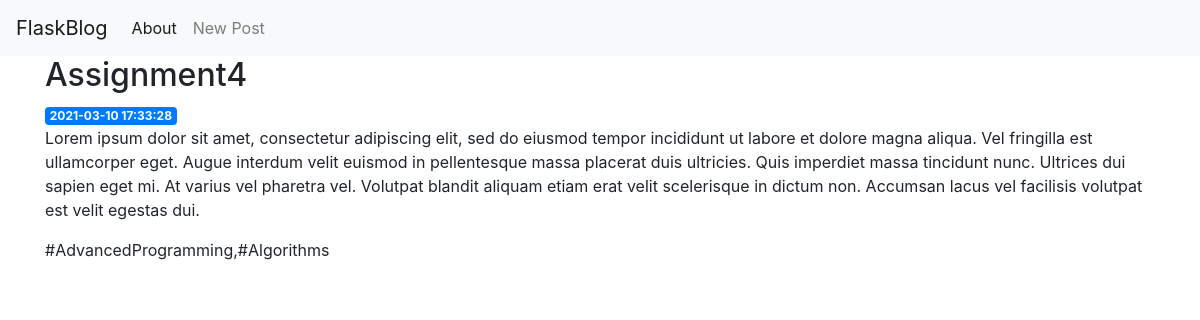
/4, run on the app's committed database.
### tables this page shows
CREATE TABLE posts (
    id INTEGER PRIMARY KEY AUTOINCREMENT,
    created TIMESTAMP NOT NULL DEFAULT CURRENT_TIMESTAMP,
    title TEXT NOT NULL,
    content TEXT NOT NULL,
    tags TEXT 
);

### app.py (the view)
@app.route('/<int:post_id>')
def post(post_id):
    post = get_post(post_id)
    return render_template('post.html', post=post)

### app.py (called while the page is built)
def get_db_connection():
    conn = sqlite3.connect('database.db')
    conn.row_factory = sqlite3.Row
    return conn

def get_post(post_id):
    conn = get_db_connection()
    post = conn.execute('SELECT * FROM posts WHERE id = ?',
                        (post_id,)).fetchone()
    conn.close()
    if post is None:
        abort(404)
    return post

### templates/post.html
{% extends 'base.html' %}
{% block content %}
    <h2>{% block title %} {{ post['title'] }} {% endblock %}</h2>
    <span class="badge badge-primary">{{ post['created'] }}</span>
    <p>{{ post['content'] }}</p>
    <p>{{ post['tags'] }}</p>
{% endblock %}

### data on the page
posts: title "Assignment4", created "2021-03-10 17:33:28", content "Lorem ipsum dolor sit amet, consectetur adipiscing elit, sed do eiusmod tempor incididunt ut labore et dolore magna aliqua. Vel fringilla est ullamcorper eget. Augue interdum velit euismod in pellentesque massa placerat duis ultricies. Quis imperdiet massa tincidunt nunc. Ultrices dui sapien eget mi. At varius vel pharetra vel. Volutpat blandit aliquam etiam erat velit scelerisque in dictum non. Accumsan lacus vel facilisis volutpat est velit egestas dui.", tags "#AdvancedProgramming,#Algorithms"
